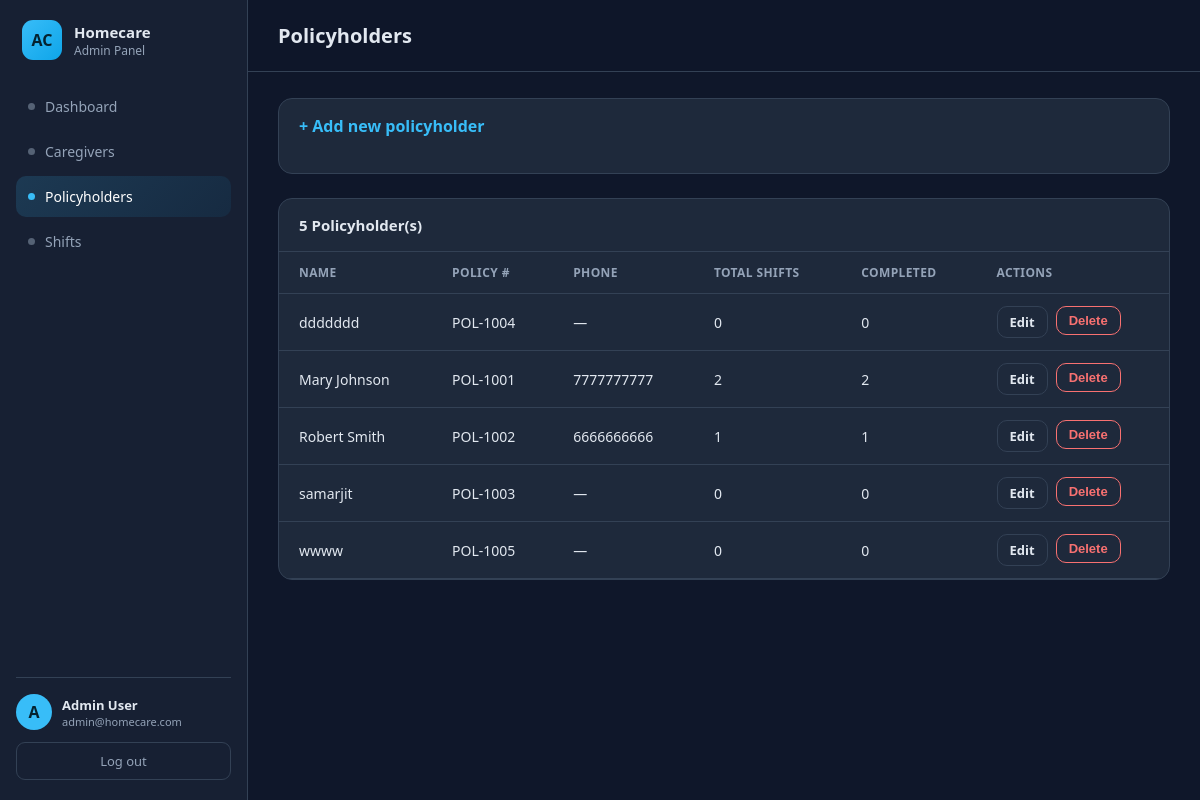
/admin/policyholders.php (signed in), run on the app's committed database.
### tables this page shows
CREATE TABLE `policyholders` (
  `id` int(11) NOT NULL,
  `name` varchar(150) NOT NULL,
  `policy_number` varchar(80) DEFAULT NULL,
  `phone` varchar(30) DEFAULT NULL,
  `address` varchar(255) DEFAULT NULL,
  `created_at` timestamp NOT NULL DEFAULT current_timestamp(),
  `updated_at` timestamp NOT NULL DEFAULT current_timestamp() ON UPDATE current_timestamp()
);

### config/database.php (called while the page is built, shortened)
<?php
function db(): PDO
{
    static $pdo = null;
    $dsn = 'mysql:host=' . DB_HOST . ';dbname=' . DB_NAME . ';charset=' . DB_CHARSET;
    $options = [
        PDO::ATTR_ERRMODE            => PDO::ERRMODE_EXCEPTION,
        PDO::ATTR_DEFAULT_FETCH_MODE => PDO::FETCH_ASSOC,
        PDO::ATTR_EMULATE_PREPARES   => false,
    ];
    try {
        $pdo = new PDO($dsn, DB_USER, DB_PASS, $options);
    } catch (PDOException $e) {
        http_response_code(500);
        header('Content-Type: application/json');
        echo json_encode([
            'status'  => false,
            'message' => 'Database connection failed: ' . $e->getMessage(),
            'data'    => null,
        ]);
        exit;
    }
    return $pdo;
}

### admin/includes/auth.php (called while the page is built, shortened)
<?php
require_once __DIR__ . '/../../config/database.php';
function e(?string $s): string
{
    return htmlspecialchars((string) $s, ENT_QUOTES, 'UTF-8');
}

### admin/policyholders.php (the view, shortened to what this page needs)
<?php
require_once __DIR__ . '/includes/layout.php';
$rows = db()->query(
    "SELECT p.id,p.name,p.policy_number,p.phone,p.address,
            COUNT(te.id) total_shifts,
            SUM(CASE WHEN te.status='completed' THEN 1 ELSE 0 END) completed_shifts
       FROM policyholders p LEFT JOIN time_entries te ON te.policyholder_id=p.id
   GROUP BY p.id ORDER BY p.name ASC"
)->fetchAll();
?>
<details class="form-card">
  <summary>+ Add new policyholder</summary>
</details>
<div class="panel">
  <div class="panel-head"><h2><?= count($rows) ?> Policyholder(s)</h2></div>
  <table>
    <thead><tr><th>Name</th><th>Policy #</th><th>Phone</th><th>Total Shifts</th><th>Completed</th><th>Actions</th></tr></thead>
    <tbody>
    <?php if (!$rows): ?>
      <tr><td colspan="6" class="empty">No policyholders yet.</td></tr>
    <?php else: foreach ($rows as $r): ?>
      <tr>
        <td><?= e($r['name']) ?></td>
        <td><?= e($r['policy_number'] ?: '—') ?></td>
        <td><?= e($r['phone'] ?: '—') ?></td>
        <td class="num"><?= (int) $r['total_shifts'] ?></td>
        <td class="num"><?= (int) $r['completed_shifts'] ?></td>
        <td>
          <div class="actions">
            <details class="form-card" style="margin:0;padding:0;border:none;background:none">
              <summary style="padding:0"><span class="btn sm">Edit</span></summary>
            </details>
            <form class="inline" method="post" onsubmit="return confirm('Delete this policyholder?')">
              <button class="btn sm red">Delete</button>
            </form>
          </div>
        </td>
      </tr>
    <?php endforeach; endif; ?>
    </tbody>
  </table>
</div>

### admin/assets/style.css (style rules this page uses)
:root { --bg:#0f172a; --panel:#1e293b; --panel2:#172033; --line:#334155; --text:#e2e8f0; --muted:#94a3b8; --brand:#38bdf8; --brand2:#0ea5e9; --green:#4ade80; --amber:#fbbf24; --red:#f87171; --radius:14px; }
* { box-sizing:border-box }
body { margin:0;font-family:system-ui,"Segoe UI",Roboto,Arial,sans-serif;background:var(--bg);color:var(--text) }
.panel { background:var(--panel);border:1px solid var(--line);border-radius:var(--radius);overflow:hidden;margin-bottom:24px }
.panel-head { display:flex;justify-content:space-between;align-items:center;padding:16px 20px;border-bottom:1px solid var(--line) }
.panel-head h2 { margin:0;font-size:15px }
table { width:100%;border-collapse:collapse;font-size:14px }
th,td { text-align:left;padding:12px 20px;border-bottom:1px solid var(--line) }
th { color:var(--muted);font-weight:600;font-size:12px;text-transform:uppercase;letter-spacing:.4px }
td.num { font-variant-numeric:tabular-nums }
.btn { display:inline-block;padding:10px 16px;border-radius:10px;border:1px solid var(--line);background:var(--panel);color:var(--text);font-size:14px;font-weight:600;cursor:pointer }
.btn.sm { padding:6px 12px;font-size:13px }
.btn.red { border-color:var(--red);color:var(--red) }
.actions { display:flex;gap:8px;flex-wrap:wrap }
form.inline { display:inline }
details.form-card { background:var(--panel);border:1px solid var(--line);border-radius:var(--radius);padding:0 20px 20px;margin-bottom:24px }
details.form-card>summary { list-style:none;cursor:pointer;padding:16px 0;font-weight:600;color:var(--brand) }

### data on the page
policyholders: name "ddddddd", policy_number "POL-1004", phone "—", total_shifts "0", completed_shifts "0"
policyholders: name "Mary Johnson", policy_number "POL-1001", phone "7777777777", total_shifts "2", completed_shifts "2"
policyholders: name "Robert Smith", policy_number "POL-1002", phone "6666666666", total_shifts "1", completed_shifts "1"
policyholders: name "samarjit", policy_number "POL-1003", phone "—", total_shifts "0", completed_shifts "0"
policyholders: name "wwww", policy_number "POL-1005", phone "—", total_shifts "0", completed_shifts "0"

### other printed values
$label "Dashboard"
$label "Caregivers"
$label "Policyholders"
$label "Shifts"
substr($admin['name'] ?? 'A', 0, 1) "A"
$admin['name'] "Admin User"
$admin['email'] "admin@homecare.com"
$page_title "Policyholders"
count($rows) "5"
